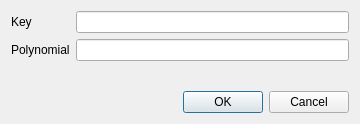
<?xml version="1.0" encoding="UTF-8"?>
<ui version="4.0">
 <class>InputDialog</class>
 <widget class="QDialog" name="InputDialog">
  <property name="geometry">
   <rect>
    <x>0</x>
    <y>0</y>
    <width>360</width>
    <height>124</height>
   </rect>
  </property>
  <property name="focusPolicy">
   <enum>Qt::NoFocus</enum>
  </property>
  <property name="windowTitle">
   <string>Input Tab Record</string>
  </property>
  <property name="windowOpacity">
   <double>1.000000000000000</double>
  </property>
  <property name="autoFillBackground">
   <bool>false</bool>
  </property>
  <property name="modal">
   <bool>false</bool>
  </property>
  <layout class="QVBoxLayout" name="verticalLayout">
   <item>
    <layout class="QFormLayout" name="formLayout">
     <item row="0" column="0">
      <widget class="QLabel" name="label">
       <property name="text">
        <string>Key</string>
       </property>
      </widget>
     </item>
     <item row="1" column="0">
      <widget class="QLabel" name="label_2">
       <property name="text">
        <string>Polynomial</string>
       </property>
      </widget>
     </item>
     <item row="0" column="1">
      <widget class="QLineEdit" name="lineKey">
       <property name="focusPolicy">
        <enum>Qt::StrongFocus</enum>
       </property>
       <property name="clearButtonEnabled">
        <bool>true</bool>
       </property>
      </widget>
     </item>
     <item row="1" column="1">
      <widget class="QLineEdit" name="linePoly"/>
     </item>
    </layout>
   </item>
   <item>
    <widget class="QDialogButtonBox" name="buttonBox">
     <property name="orientation">
      <enum>Qt::Horizontal</enum>
     </property>
     <property name="standardButtons">
      <set>QDialogButtonBox::Cancel|QDialogButtonBox::Ok</set>
     </property>
    </widget>
   </item>
  </layout>
 </widget>
 <resources/>
 <connections>
  <connection>
   <sender>buttonBox</sender>
   <signal>accepted()</signal>
   <receiver>InputDialog</receiver>
   <slot>accept()</slot>
   <hints>
    <hint type="sourcelabel">
     <x>248</x>
     <y>254</y>
    </hint>
    <hint type="destinationlabel">
     <x>157</x>
     <y>274</y>
    </hint>
   </hints>
  </connection>
  <connection>
   <sender>buttonBox</sender>
   <signal>rejected()</signal>
   <receiver>InputDialog</receiver>
   <slot>reject()</slot>
   <hints>
    <hint type="sourcelabel">
     <x>316</x>
     <y>260</y>
    </hint>
    <hint type="destinationlabel">
     <x>286</x>
     <y>274</y>
    </hint>
   </hints>
  </connection>
 </connections>
</ui>
